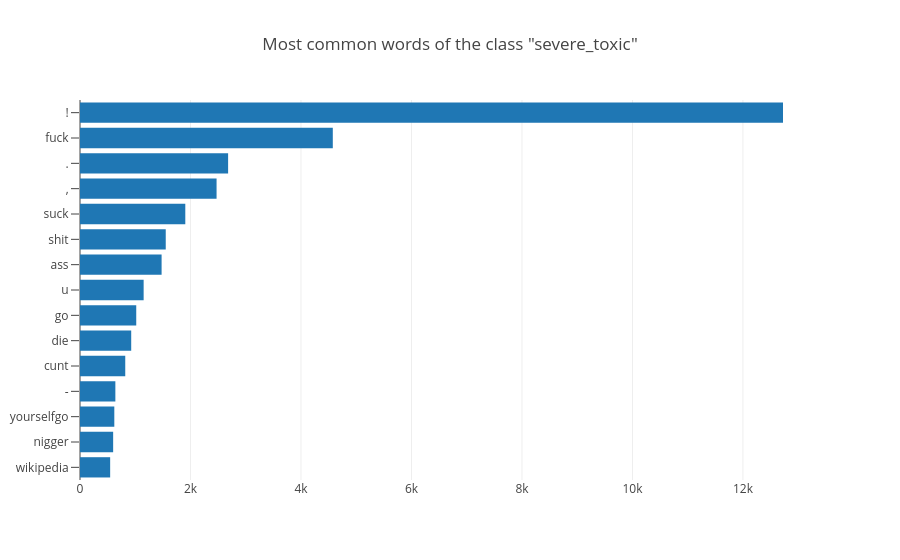

Notebook code for this chart:
### Code cell
most_common_words("severe_toxic")

### Figure 1 — Plotly figure (JSON) as saved in the notebook; plotly's stock layout.template omitted (floating-point values rounded to 4 significant figures)
{"data": [{"orientation": "h", "type": "bar", "x": [546, 600, 621, 640, 819, 927, 1018, 1152, 1477, 1552, 1906, 2472, 2681, 4576, 12725], "y": ["wikipedia", "nigger", "yourselfgo", "-", "cunt", "die", "go", "u", "ass", "shit", "suck", ",", ".", "fuck", "!"]}], "layout": {"title": "Most common words of the class \"severe_toxic\"", "yaxis": {"ticklen": 8}}}
